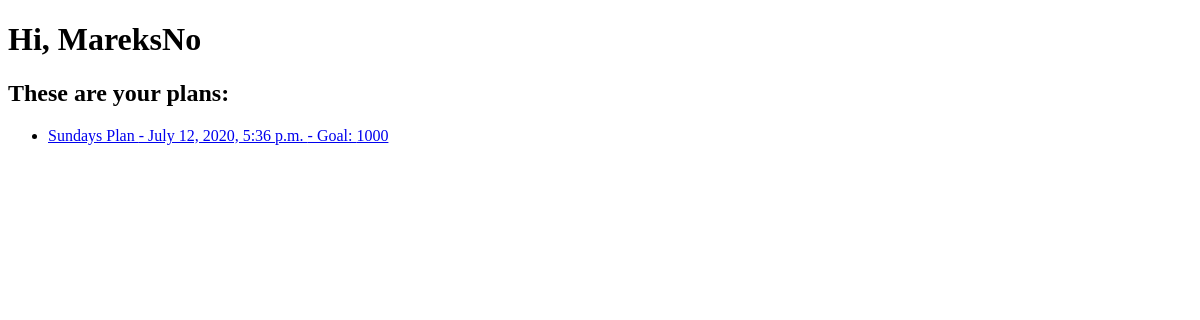
The app's page /users/profile/ (signed in), older data.
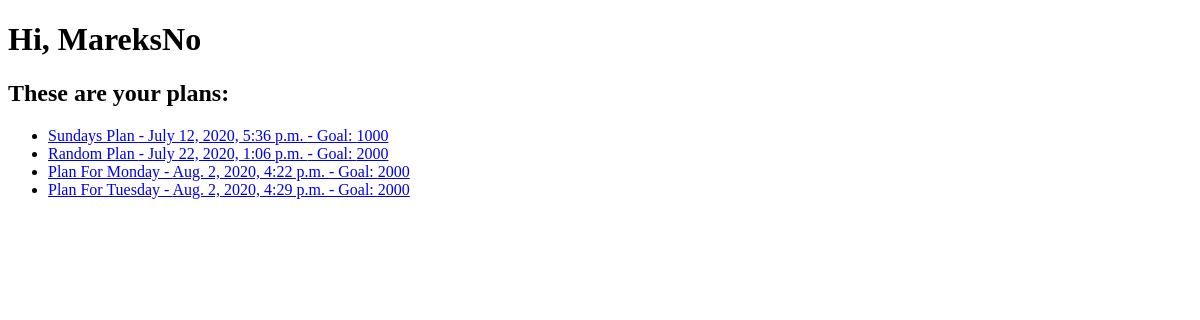
The same page, newer data.
### users/models.py (models this page shows, shortened)
class Plans(models.Model):
    name = models.CharField(max_length=200)
    date = models.DateTimeField(default=timezone.now)
    c_goal = models.IntegerField(verbose_name='Calorie goal')
    c_current = models.IntegerField(default=0)
    goal_reached = models.BooleanField(default=False)
    user = models.ForeignKey(to=settings.AUTH_USER_MODEL, on_delete=models.CASCADE)

### users/views.py (the view)
# urls.py: path('profile/', views.ProfileView.as_view(), name='profile-view'),
class ProfileView(View):
    def get(self, request):
        if not request.user.is_authenticated:
            return HttpResponseForbidden()
        user = request.user
        plans = users_models.Plans.objects.filter(user=user)
        return render(template_name='users/profile.html', request=request, context={'user': user, 'plans': plans})

### users/templates/users/profile.html (shortened to what this page needs)
{% extends 'users/base.html' %}
{% block body %}
    <h1>Hi, {{ user.username }}</h1>
    <h2>These are your plans:</h2>
    <ul>
        {% for plan in plans %}
            <li><a href="{% url 'plan-view' plan.id %}">{{ plan.name }} - {{ plan.date }} - Goal: {{ plan.c_goal }}</a></li>
        {% endfor %}
    </ul>
{% endblock %}

### users/templates/users/base.html (shortened to what this page needs)
<!DOCTYPE html>
<html lang="en">
<head>
</head>
<body>
    {% block body %}>{% endblock %}
</body>
</html>

Row changes from the older to the newer data that the page shows:
added Plans: name "Random Plan", date "July 22, 2020, 1:06 p.m.", c_goal "2000"
added Plans: name "Plan For Monday", date "Aug. 2, 2020, 4:22 p.m.", c_goal "2000"
added Plans: name "Plan For Tuesday", date "Aug. 2, 2020, 4:29 p.m.", c_goal "2000"
